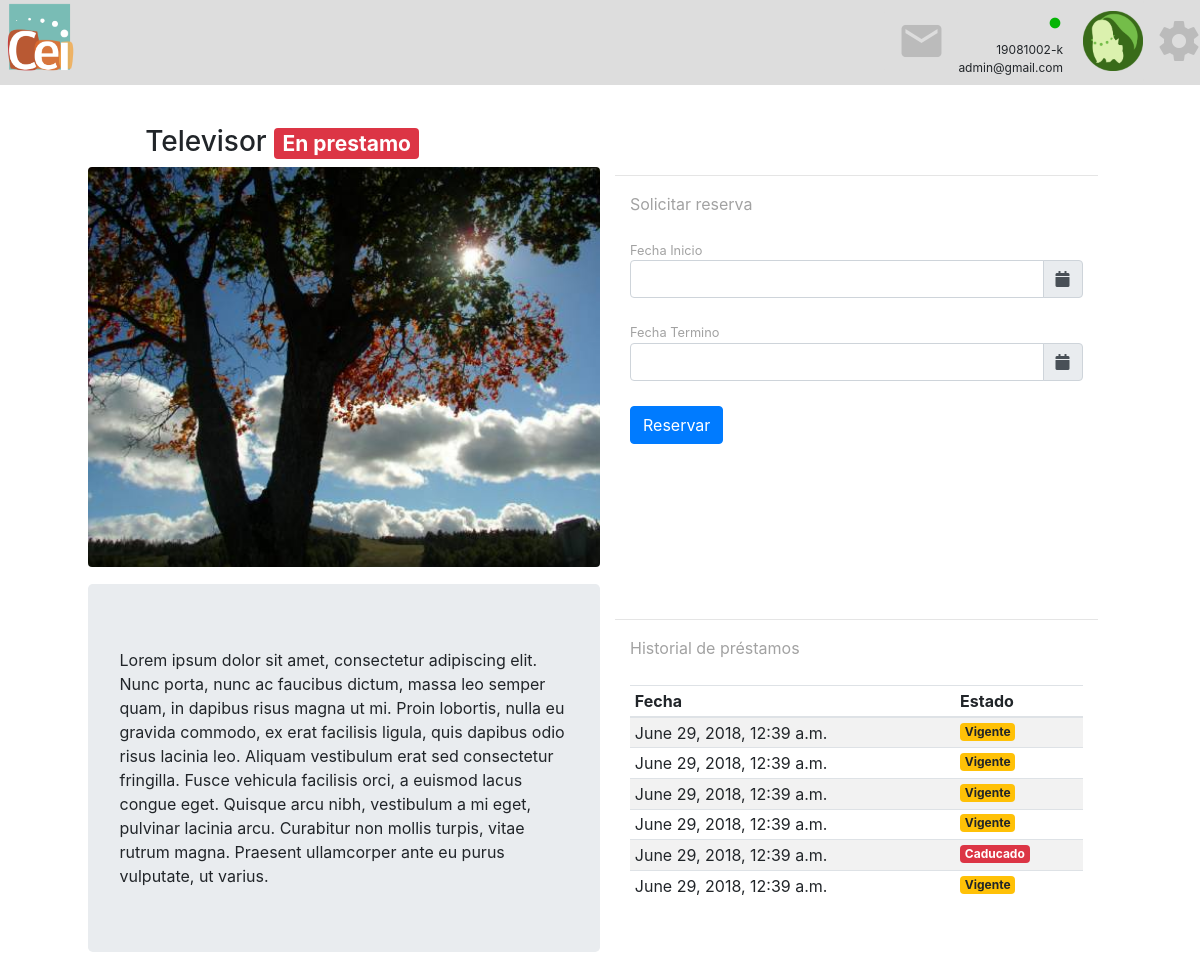
The app's page /productos/7/ (signed in) with its own data.
### Inventario/models.py (models this page shows, shortened)
class Perfil(models.Model):
    usuario = models.OneToOneField(User, on_delete=models.CASCADE)
    image = models.ImageField(upload_to='img/photos/', default='img/photos/default.png')
    status = models.IntegerField(default=1,choices=((2, 'Admin'),(1, 'Habilitado'), (0, 'No Habilitado')))
    rut = models.CharField(max_length=20)

class Productos(models.Model):
    title       = models.CharField(max_length=200)
    description = models.TextField()
    image       = models.ImageField(upload_to='img/photos/', default='img/photos/default.png')
    status      = models.IntegerField(default=1, choices=((1, 'Disponible'),(0, 'En Prestamo'),(2, 'En Reparacion'),(3, 'Perdido')))
    def __str__(self):
        return self.title

class Prestamo(models.Model):
    user = models.ForeignKey(Perfil, on_delete=models.CASCADE, related_name='user')
    admin = models.ForeignKey(Perfil, on_delete=models.CASCADE, related_name='admin')
    product     = models.ForeignKey(Productos, on_delete=models.CASCADE)
    state       = models.IntegerField(default=0, choices=((1, 'Recibido'),(0, 'Vigente'),(2, 'Caducado'), (3, 'Perdido')))
    date        = models.DateTimeField('date borrowed', null=True, blank=True, default=datetime.now)

### Inventario/views.py (the view)
# urls.py: url(r'^productos/(?P<pk>[0-9]+)/$', views.article_detail, name='article_detail'),
def article_detail(request, pk):
    articulo = Productos.objects.get(pk=pk)
    prestamos = Prestamo.objects.all().filter(product=articulo).order_by('-date')
    context = {
        'articulo': articulo,
        'prestamos': prestamos
    }
    return render(request, 'articulos.html', context)

### Inventario/templates/articulos.html (shortened to what this page needs)
{% load static %}
{% load staticfiles %}
<html>
  <head>
    <link rel="stylesheet" type="text/css" href="{% static 'css/landing_page_usuarios.css' %}">
    <link rel="stylesheet" href="https://maxcdn.bootstrapcdn.com/bootstrap/4.0.0/css/bootstrap.min.css">
    <link rel="stylesheet" href="https://cdnjs.cloudflare.com/ajax/libs/tempusdominus-bootstrap-4/5.0.1/css/tempusdominus-bootstrap-4.min.css" />
    <link rel="stylesheet" href="https://use.fontawesome.com/releases/v5.0.4/css/all.css">
  </head>
  {%include 'header.html'%}
  <body>
    <div class="row" style="height: 5%"></div>
    <div class="row">
      <div class="col-sm-1 form-inline"></div>
      <div class="col-sm-10">
        <div class="row">
          <div class="col-sm-6">
            <div class="row form-inline">
              <div class="col-sm-1"></div>
              <h3 class="col-sm-10">{{articulo.title}}
                <span class="badge
                  {% if articulo.status == 1%}
                    badge-success">Disponible
                  {% elif articulo.status == 0%}
                    badge-danger">En prestamo
                  {% elif articulo.status == 2%}
                    badge-danger">En reparación
                  {% elif articulo.status == 3%}
                    badge-danger">Perdido
                  {% endif %}
                </span>
              </h3>
              <div class="col-sm-1"></div>
            </div>
            <div class="row rounded" style="height:400px; background:url({{ articulo.image.url }}) no-repeat center; background-size: cover;"></div>
            <div class="row" style="height: 2%"></div>
            <div class="row jumbotron">
                {{articulo.description}}
            </div>
          </div>
          <div class="col-sm-6">
            <div class="row" style="height: 4%"></div>
            <hr>
            <h7 class="col-sm-12" style="color:#A2A2A2;">Solicitar reserva</h7>
            <div class="row" style="height: 3%"></div>
            <form class="col-sm-12" method="POST" action="{% url 'reservarArticulo' %}">{% csrf_token%}
              <small style="color:#A2A2A2;">Fecha Inicio</small>
              <div class="input-group date" id="datetimepicker4" data-target-input="nearest">
                    <input type="text" name="din" class="form-control datetimepicker-input" data-target="#datetimepicker4"/>
                    <div class="input-group-append" data-target="#datetimepicker4" data-toggle="datetimepicker">
                        <div class="input-group-text"><i class="fa fa-calendar"></i></div>
                    </div>
              </div>
              <div class="row" style="height: 3%"></div>
              <small style="color:#A2A2A2;">Fecha Termino</small>
              <div class="input-group date" id="datetimepicker5" data-target-input="nearest">
                    <input type="text" name="dout" class="form-control datetimepicker-input" data-target="#datetimepicker5"/>
                    <div class="input-group-append" data-target="#datetimepicker5" data-toggle="datetimepicker">
                        <div class="input-group-text"><i class="fa fa-calendar"></i></div>
                    </div>
                </div>
              <div class="row" style="height: 3%"></div>
              <button type="submit" class="btn btn-primary">Reservar</button>
            </form>
            <div class="row" style="height: 17%"></div>
            <hr>
            <h7 class="col-sm-12" style="color:#A2A2A2;">Historial de préstamos</h7>
            <div class="row" style="height: 3%"></div>
            {% if prestamos %}
            <div class="col-sm-12">
              <table class="table table-sm table-striped">
                <thead>
                  <tr>
                    <th scope="col">Fecha</th>
                    <th scope="col">Estado</th>
                  </tr>
                </thead>
                <tbody>
                    {% for prestamo in prestamos %}
                        <tr>
                            <td>{{prestamo.date}}</td>
                            <td>  <span class="badge
                  {% if prestamo.state == 0%}
                    badge-warning"> Vigente
                  {% elif prestamo.state == 2%}
                    badge-danger">Caducado
                  {% elif prestamo.state == 3%}
                    badge-danger">Perdido
                  {% elif prestamo.state == 1%}
                    badge-success">Recibido
                  {% endif %}
                            </span></td>
                        </tr>
                    {% endfor %}
                {% else %}
                    No hay préstamos
                {% endif %}
                </tbody>
              </table>
            </div>
          </div>
        </div>
      </div>
      <div class="col-sm-1 form-inline"></div>
    </div>
    <div class="row" style="height: 7%"></div>
  </body>
</html>

### Inventario/templates/header.html (shortened to what this page needs)
<!DOCTYPE html>
{% load static %}
{% load staticfiles %}
<div>
    <link rel="stylesheet" type="text/css" href="{% static 'css/header.css' %}">
    <div id="header" class="row">
        <div class="col-1 col-sm-1">
            <a href="http://www.cei.cl/"> <img src="/media/img/photos/logo-CEI.png" style="height:80px; "> </a>
        </div>
        <div class="col-11 col-sm-11">
            <div class="row justify-content-end align-items-center">
                <button type="button" id="boton_email" class="btn" style="background-color:#ddd;">
                    <i class="material-icons" style="color:#bbb; font-size:3rem">mail</i>
                </button>
                <div style="margin: 0 20px 0 0">
                        <li id="nombre_usuario" style="text-align: right; font-size:1.5rem"> <i class="material-icons" id = "circulo_disponibilidad" style="{% ifequal user.perfil.status 0 %}color:#f00{% else%}color:#04B404{% endifequal %}; font-size:1rem;">fiber_manual_record</i>{{user.first_name}} {{user.last_name}}</li>
                        <li id="rut_usuario" style="text-align: right; font-size:0.75rem"> {{user.perfil.rut}} </li>
                        <li id="email_usuario" style="text-align: right; font-size:0.75rem"> {{user.email}} </li>
                </div>
                <div class="align-bottom">
                    <img id="foto_perfil" src="/media/img/photos/chiko-icon.png" alt="Avatar" style="width:60px;">
                </div>
                <div class="btn-group">
                    <button type="button" class="btn" data-toggle="dropdown" aria-haspopup="true" aria-expanded="false" style="height:82px; background-color:#ddd; border:0px solid transparent">
                        <i class="material-icons" style="color:#bbb; font-size:3rem">settings</i>
                    </button>
                </div>
            </div>
        </div>
    </div>
</div>

### Inventario/static/css/header.css (style rules this page uses)
#header li { list-style-type : none; }
#header { background:#ddd; height : 85px; position: relative; }

### records on screen
Productos: title "Televisor", image (picture), description "Lorem ipsum dolor sit amet, consectetur adipiscing elit. Nunc porta, nunc ac faucibus dictum, massa leo semper quam, in dapibus risus magna ut mi. Proin lobortis, nulla eu gravida commodo, ex erat facilisis ligula, quis dapibus odio risus lacinia leo. Aliquam vestibulum erat sed consectetur fringilla. Fusce vehicula facilisis orci, a euismod lacus congue eget. Quisque arcu nibh, vestibulum a mi eget, pulvinar lacinia arcu. Curabitur non mollis turpis, vitae rutrum magna. Praesent ullamcorper ante eu purus vulputate, ut varius."
Prestamo: date "June 29, 2018, 12:39 a.m.", state "Vigente"
Prestamo: date "June 29, 2018, 12:39 a.m.", state "Vigente"
Prestamo: date "June 29, 2018, 12:39 a.m.", state "Vigente"
Prestamo: date "June 29, 2018, 12:39 a.m.", state "Vigente"
Prestamo: date "June 29, 2018, 12:39 a.m.", state "Caducado"
Prestamo: date "June 29, 2018, 12:39 a.m.", state "Vigente"

### other values on screen
{{ user.perfil.rut }} "19081002-k"
{{ user.email }} "admin@gmail.com"
